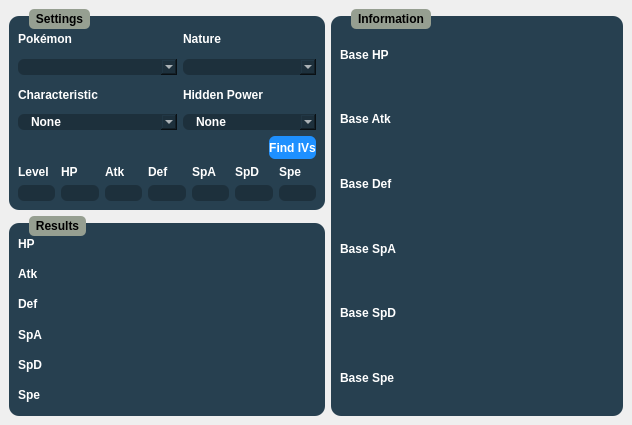
<?xml version="1.0" encoding="UTF-8"?>
<ui version="4.0">
 <class>IVCalculator</class>
 <widget class="QMainWindow" name="IVCalculator">
  <property name="geometry">
   <rect>
    <x>0</x>
    <y>0</y>
    <width>632</width>
    <height>425</height>
   </rect>
  </property>
  <property name="windowTitle">
   <string>IV Calculator</string>
  </property>
  <property name="styleSheet">
   <string notr="true">QLineEdit {
	qproperty-alignment: AlignCenter;
	background-color: #1D303C;
	border:none;
	border-radius: 6px;
	color: white;
}

QGroupBox {
	background-color: #274050;
	border-radius: 10px;
	margin-top: 7px;
	font-family: &quot;Myriad Pro&quot;, Montserrat;
	font-weight: 500;
}

.QGroupBox * {
	font-family: &quot;Myriad Pro&quot;, Montserrat;
	font-weight: 500;
}

QComboBox {
	background-color: #1D303C;
	border: none;
	border-radius: 6px;
	color: white;
	padding-left: 13px;
}

QComboBox QListView{
	color: white;
	background-color: #1D303C;
	border:1px solid black;
	padding-left: 3px;
}

QComboBox::item:alternate {
	background: #1D303C;
}

QComboBox::item:selected {
	border: 1px solid transparent;
	background: #003941;
}

QComboBox::indicator{
	background-color:transparent;
	selection-background-color:transparent;
	color:transparent;
	selection-color:transparent;
}

QComboBox::editable {
	background-color: #1D303C;
	border: none;
	border-radius: 6px;
	color: white;
}

QLabel {
	color: white;
}

QGroupBox::title {
	subcontrol-origin: margin;
	left: 20px;
	padding: 3px 5px 3px 5px;
	background-color: #969F91;
	border-radius: 5px;
}

QPushButton {
	border: none;
	border-radius: 6px;
	color: white;
	background-color: DodgerBlue;
}</string>
  </property>
  <widget class="QWidget" name="centralwidget">
   <layout class="QGridLayout" name="gridLayout_3">
    <item row="0" column="0">
     <widget class="QGroupBox" name="groupBoxSettings">
      <property name="sizePolicy">
       <sizepolicy hsizetype="Preferred" vsizetype="Preferred">
        <horstretch>1</horstretch>
        <verstretch>0</verstretch>
       </sizepolicy>
      </property>
      <property name="title">
       <string>Settings</string>
      </property>
      <layout class="QGridLayout" name="gridLayout_2">
       <item row="0" column="0">
        <widget class="QLabel" name="labelSpecies">
         <property name="text">
          <string>Pokémon</string>
         </property>
        </widget>
       </item>
       <item row="0" column="1">
        <widget class="QLabel" name="labelNature">
         <property name="text">
          <string>Nature</string>
         </property>
        </widget>
       </item>
       <item row="1" column="0">
        <widget class="QComboBox" name="comboBoxPokemon"/>
       </item>
       <item row="2" column="0">
        <widget class="QLabel" name="labelCharacteristic">
         <property name="text">
          <string>Characteristic</string>
         </property>
        </widget>
       </item>
       <item row="3" column="0">
        <widget class="QComboBox" name="comboBoxCharacteristic">
         <item>
          <property name="text">
           <string>None</string>
          </property>
         </item>
         <item>
          <property name="text">
           <string>Loves to eat</string>
          </property>
         </item>
         <item>
          <property name="text">
           <string>Often dozes off</string>
          </property>
         </item>
         <item>
          <property name="text">
           <string>Often scatters things</string>
          </property>
         </item>
         <item>
          <property name="text">
           <string>Scatters things often</string>
          </property>
         </item>
         <item>
          <property name="text">
           <string>Likes to relax</string>
          </property>
         </item>
         <item>
          <property name="text">
           <string>Proud of its power</string>
          </property>
         </item>
         <item>
          <property name="text">
           <string>Likes to thrash about</string>
          </property>
         </item>
         <item>
          <property name="text">
           <string>A little quick tempered</string>
          </property>
         </item>
         <item>
          <property name="text">
           <string>Likes to fight</string>
          </property>
         </item>
         <item>
          <property name="text">
           <string>Quick tempered</string>
          </property>
         </item>
         <item>
          <property name="text">
           <string>Sturdy body</string>
          </property>
         </item>
         <item>
          <property name="text">
           <string>Capable of taking hits</string>
          </property>
         </item>
         <item>
          <property name="text">
           <string>Highly persistent</string>
          </property>
         </item>
         <item>
          <property name="text">
           <string>Good endurance</string>
          </property>
         </item>
         <item>
          <property name="text">
           <string>Good perserverence</string>
          </property>
         </item>
         <item>
          <property name="text">
           <string>Likes to run</string>
          </property>
         </item>
         <item>
          <property name="text">
           <string>Alert to sounds</string>
          </property>
         </item>
         <item>
          <property name="text">
           <string>Impetuous and silly</string>
          </property>
         </item>
         <item>
          <property name="text">
           <string>Somewhat of a clown</string>
          </property>
         </item>
         <item>
          <property name="text">
           <string>Quick to flee</string>
          </property>
         </item>
         <item>
          <property name="text">
           <string>Highly curious</string>
          </property>
         </item>
         <item>
          <property name="text">
           <string>Mischievous</string>
          </property>
         </item>
         <item>
          <property name="text">
           <string>Thoroughly cunning</string>
          </property>
         </item>
         <item>
          <property name="text">
           <string>Often lost in thought</string>
          </property>
         </item>
         <item>
          <property name="text">
           <string>Very finicky</string>
          </property>
         </item>
         <item>
          <property name="text">
           <string>Strong willed</string>
          </property>
         </item>
         <item>
          <property name="text">
           <string>Somewhat vain</string>
          </property>
         </item>
         <item>
          <property name="text">
           <string>Strongly defiant</string>
          </property>
         </item>
         <item>
          <property name="text">
           <string>Hates to lose</string>
          </property>
         </item>
         <item>
          <property name="text">
           <string>Somewhat stubborn</string>
          </property>
         </item>
        </widget>
       </item>
       <item row="4" column="0" colspan="2">
        <spacer name="horizontalSpacer">
         <property name="orientation">
          <enum>Qt::Horizontal</enum>
         </property>
         <property name="sizeHint" stdset="0">
          <size>
           <width>219</width>
           <height>20</height>
          </size>
         </property>
        </spacer>
       </item>
       <item row="4" column="2">
        <widget class="QPushButton" name="pushButtonFindIVs">
         <property name="minimumSize">
          <size>
           <width>0</width>
           <height>23</height>
          </size>
         </property>
         <property name="text">
          <string>Find IVs</string>
         </property>
        </widget>
       </item>
       <item row="5" column="0" colspan="3">
        <layout class="QGridLayout" name="gridLayout">
         <item row="0" column="0">
          <widget class="QLabel" name="labelLevel">
           <property name="text">
            <string>Level</string>
           </property>
          </widget>
         </item>
         <item row="0" column="1">
          <widget class="QLabel" name="labelHP">
           <property name="text">
            <string>HP</string>
           </property>
          </widget>
         </item>
         <item row="0" column="2">
          <widget class="QLabel" name="labelAtk">
           <property name="text">
            <string>Atk</string>
           </property>
          </widget>
         </item>
         <item row="0" column="3">
          <widget class="QLabel" name="labelDef">
           <property name="text">
            <string>Def</string>
           </property>
          </widget>
         </item>
         <item row="0" column="4">
          <widget class="QLabel" name="labelSpA">
           <property name="text">
            <string>SpA</string>
           </property>
          </widget>
         </item>
         <item row="0" column="5">
          <widget class="QLabel" name="labelSpD">
           <property name="text">
            <string>SpD</string>
           </property>
          </widget>
         </item>
         <item row="0" column="6">
          <widget class="QLabel" name="labelSpe">
           <property name="text">
            <string>Spe</string>
           </property>
          </widget>
         </item>
         <item row="1" column="0">
          <widget class="TextBox" name="textBoxLevel">
           <property name="sizePolicy">
            <sizepolicy hsizetype="Preferred" vsizetype="Fixed">
             <horstretch>0</horstretch>
             <verstretch>0</verstretch>
            </sizepolicy>
           </property>
          </widget>
         </item>
         <item row="1" column="1">
          <widget class="TextBox" name="textBoxHP">
           <property name="sizePolicy">
            <sizepolicy hsizetype="Preferred" vsizetype="Fixed">
             <horstretch>0</horstretch>
             <verstretch>0</verstretch>
            </sizepolicy>
           </property>
          </widget>
         </item>
         <item row="1" column="2">
          <widget class="TextBox" name="textBoxAtk">
           <property name="sizePolicy">
            <sizepolicy hsizetype="Preferred" vsizetype="Fixed">
             <horstretch>0</horstretch>
             <verstretch>0</verstretch>
            </sizepolicy>
           </property>
          </widget>
         </item>
         <item row="1" column="3">
          <widget class="TextBox" name="textBoxDef">
           <property name="sizePolicy">
            <sizepolicy hsizetype="Preferred" vsizetype="Fixed">
             <horstretch>0</horstretch>
             <verstretch>0</verstretch>
            </sizepolicy>
           </property>
          </widget>
         </item>
         <item row="1" column="4">
          <widget class="TextBox" name="textBoxSpA">
           <property name="sizePolicy">
            <sizepolicy hsizetype="Preferred" vsizetype="Fixed">
             <horstretch>0</horstretch>
             <verstretch>0</verstretch>
            </sizepolicy>
           </property>
          </widget>
         </item>
         <item row="1" column="5">
          <widget class="TextBox" name="textBoxSpD">
           <property name="sizePolicy">
            <sizepolicy hsizetype="Preferred" vsizetype="Fixed">
             <horstretch>0</horstretch>
             <verstretch>0</verstretch>
            </sizepolicy>
           </property>
          </widget>
         </item>
         <item row="1" column="6">
          <widget class="TextBox" name="textBoxSpe">
           <property name="sizePolicy">
            <sizepolicy hsizetype="Preferred" vsizetype="Fixed">
             <horstretch>0</horstretch>
             <verstretch>0</verstretch>
            </sizepolicy>
           </property>
          </widget>
         </item>
        </layout>
       </item>
       <item row="1" column="1" colspan="2">
        <widget class="QComboBox" name="comboBoxNature"/>
       </item>
       <item row="2" column="1">
        <widget class="QLabel" name="labelHiddenPower">
         <property name="text">
          <string>Hidden Power</string>
         </property>
        </widget>
       </item>
       <item row="3" column="1" colspan="2">
        <widget class="QComboBox" name="comboBoxHiddenPower">
         <item>
          <property name="text">
           <string>None</string>
          </property>
         </item>
        </widget>
       </item>
      </layout>
     </widget>
    </item>
    <item row="0" column="1" rowspan="2">
     <widget class="QGroupBox" name="groupBoxInformation">
      <property name="sizePolicy">
       <sizepolicy hsizetype="Preferred" vsizetype="Preferred">
        <horstretch>1</horstretch>
        <verstretch>0</verstretch>
       </sizepolicy>
      </property>
      <property name="title">
       <string>Information</string>
      </property>
      <layout class="QGridLayout" name="gridLayout_4">
       <item row="0" column="0">
        <widget class="QLabel" name="labelBaseHP">
         <property name="text">
          <string>Base HP</string>
         </property>
        </widget>
       </item>
       <item row="0" column="1">
        <widget class="QLabel" name="labelBaseHPValue">
         <property name="text">
          <string/>
         </property>
        </widget>
       </item>
       <item row="1" column="0">
        <widget class="QLabel" name="labelBaseAtk">
         <property name="text">
          <string>Base Atk</string>
         </property>
        </widget>
       </item>
       <item row="1" column="1">
        <widget class="QLabel" name="labelBaseAtkValue">
         <property name="text">
          <string/>
         </property>
        </widget>
       </item>
       <item row="2" column="0">
        <widget class="QLabel" name="labelBaseDef">
         <property name="text">
          <string>Base Def</string>
         </property>
        </widget>
       </item>
       <item row="2" column="1">
        <widget class="QLabel" name="labelBaseDefValue">
         <property name="text">
          <string/>
         </property>
        </widget>
       </item>
       <item row="3" column="0">
        <widget class="QLabel" name="labelBaseSpA">
         <property name="text">
          <string>Base SpA</string>
         </property>
        </widget>
       </item>
       <item row="3" column="1">
        <widget class="QLabel" name="labelBaseSpAValue">
         <property name="text">
          <string/>
         </property>
        </widget>
       </item>
       <item row="4" column="0">
        <widget class="QLabel" name="labelBaseSpD">
         <property name="text">
          <string>Base SpD</string>
         </property>
        </widget>
       </item>
       <item row="4" column="1">
        <widget class="QLabel" name="labelBaseSpDValue">
         <property name="text">
          <string/>
         </property>
        </widget>
       </item>
       <item row="5" column="0">
        <widget class="QLabel" name="labelBaseSpe">
         <property name="text">
          <string>Base Spe</string>
         </property>
        </widget>
       </item>
       <item row="5" column="1">
        <widget class="QLabel" name="labelBaseSpeValue">
         <property name="text">
          <string/>
         </property>
        </widget>
       </item>
      </layout>
     </widget>
    </item>
    <item row="1" column="0">
     <widget class="QGroupBox" name="groupBoxResults">
      <property name="title">
       <string>Results</string>
      </property>
      <layout class="QGridLayout" name="gridLayout_5">
       <item row="0" column="0">
        <widget class="QLabel" name="labelHPIV">
         <property name="text">
          <string>HP</string>
         </property>
        </widget>
       </item>
       <item row="0" column="1">
        <widget class="QLabel" name="labelHPIVValue">
         <property name="text">
          <string/>
         </property>
        </widget>
       </item>
       <item row="1" column="0">
        <widget class="QLabel" name="labelAtkIV">
         <property name="text">
          <string>Atk</string>
         </property>
        </widget>
       </item>
       <item row="1" column="1">
        <widget class="QLabel" name="labelAtkIVValue">
         <property name="text">
          <string/>
         </property>
        </widget>
       </item>
       <item row="2" column="0">
        <widget class="QLabel" name="labelDefIV">
         <property name="text">
          <string>Def</string>
         </property>
        </widget>
       </item>
       <item row="2" column="1">
        <widget class="QLabel" name="labelDefIVValue">
         <property name="text">
          <string/>
         </property>
        </widget>
       </item>
       <item row="3" column="0">
        <widget class="QLabel" name="labelSpAIV">
         <property name="text">
          <string>SpA</string>
         </property>
        </widget>
       </item>
       <item row="3" column="1">
        <widget class="QLabel" name="labelSpAIVValue">
         <property name="text">
          <string/>
         </property>
        </widget>
       </item>
       <item row="4" column="0">
        <widget class="QLabel" name="labelSpDIV">
         <property name="text">
          <string>SpD</string>
         </property>
        </widget>
       </item>
       <item row="4" column="1">
        <widget class="QLabel" name="labelSpDIVValue">
         <property name="text">
          <string/>
         </property>
        </widget>
       </item>
       <item row="5" column="0">
        <widget class="QLabel" name="labelSpeIV">
         <property name="text">
          <string>Spe</string>
         </property>
        </widget>
       </item>
       <item row="5" column="1">
        <widget class="QLabel" name="labelSpeIVValue">
         <property name="text">
          <string/>
         </property>
        </widget>
       </item>
      </layout>
     </widget>
    </item>
   </layout>
  </widget>
 </widget>
 <customwidgets>
  <customwidget>
   <class>TextBox</class>
   <extends>QLineEdit</extends>
   <header>Forms/Controls/TextBox.hpp</header>
  </customwidget>
 </customwidgets>
 <resources/>
 <connections/>
</ui>
